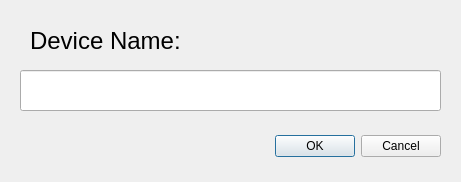
<?xml version="1.0" encoding="UTF-8"?>
<ui version="4.0">
 <class>DeviceInputDialog</class>
 <widget class="QDialog" name="DeviceInputDialog">
  <property name="windowTitle">
   <string>What Device To Use?</string>
  </property>
  <widget class="QDialogButtonBox" name="buttonBox">
   <property name="geometry">
    <rect>
     <x>100</x>
     <y>130</y>
     <width>341</width>
     <height>32</height>
    </rect>
   </property>
   <property name="orientation">
    <enum>Qt::Horizontal</enum>
   </property>
   <property name="standardButtons">
    <set>QDialogButtonBox::Cancel|QDialogButtonBox::Ok</set>
   </property>
  </widget>
  <widget class="QLineEdit" name="lineEdit">
   <property name="geometry">
    <rect>
     <x>20</x>
     <y>70</y>
     <width>421</width>
     <height>41</height>
    </rect>
   </property>
   <property name="sizePolicy">
    <sizepolicy hsizetype="Expanding" vsizetype="Expanding">
     <horstretch>0</horstretch>
     <verstretch>0</verstretch>
    </sizepolicy>
   </property>
   <property name="font">
    <font>
     <pointsize>14</pointsize>
    </font>
   </property>
  </widget>
  <widget class="QLabel" name="label">
   <property name="geometry">
    <rect>
     <x>30</x>
     <y>20</y>
     <width>411</width>
     <height>41</height>
    </rect>
   </property>
   <property name="sizePolicy">
    <sizepolicy hsizetype="Expanding" vsizetype="Expanding">
     <horstretch>0</horstretch>
     <verstretch>0</verstretch>
    </sizepolicy>
   </property>
   <property name="font">
    <font>
     <pointsize>18</pointsize>
    </font>
   </property>
   <property name="text">
    <string>Device Name:</string>
   </property>
  </widget>
 </widget>
 <resources/>
 <connections>
  <connection>
   <sender>buttonBox</sender>
   <signal>accepted()</signal>
   <receiver>DeviceInputDialog</receiver>
   <slot>accept()</slot>
   <hints>
    <hint type="sourcelabel">
     <x>248</x>
     <y>254</y>
    </hint>
    <hint type="destinationlabel">
     <x>157</x>
     <y>274</y>
    </hint>
   </hints>
  </connection>
  <connection>
   <sender>buttonBox</sender>
   <signal>rejected()</signal>
   <receiver>DeviceInputDialog</receiver>
   <slot>reject()</slot>
   <hints>
    <hint type="sourcelabel">
     <x>316</x>
     <y>260</y>
    </hint>
    <hint type="destinationlabel">
     <x>286</x>
     <y>274</y>
    </hint>
   </hints>
  </connection>
 </connections>
</ui>
